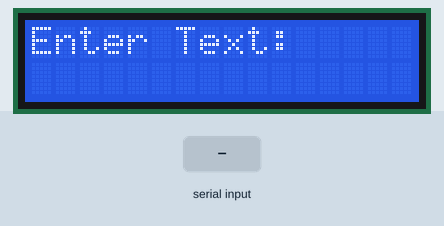
A sketch run on a simulated Arduino Uno, built with avr-gcc and run on an emulated ATmega328P. On the bench: 16×2 character LCD. The inputs (shaded band) are chosen by the test bench. What the sketch prints to the serial monitor is not drawn.

Above: at 1.2 s.
1.3 s: "1\n" received over Serial
At 2.7 s:
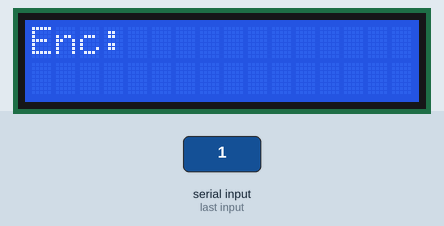
At 5.1 s:
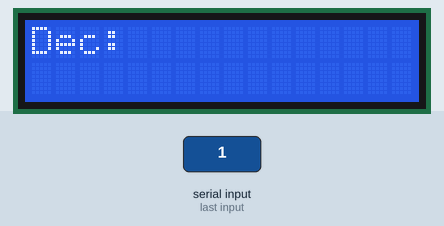
5.8 s: "0\n" received over Serial
Timing chart, 0 to 8.8 s (numbered marks = the images above; inputs shaded):
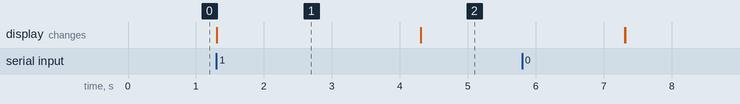

Measured:
- after the input at 1.3 s, the display: changes at once (image 1)
- what the display in image 1 shows lasts 3.0 s, from 1.3 s to 4.3 s

The sketch:

sketch.ino
```cpp
#include <LiquidCrystal.h>

LiquidCrystal lcd(10, 11, 4, 5, 6, 7);
String inputText = "";

void setup() {
  Serial.begin(9600);
  lcd.begin(16, 2);
  lcd.print("Enter Text:");
  Serial.println("Type text & press Enter:");
}

void loop() {
  if (Serial.available() > 0) {
    char c = Serial.read();

    // Accept A-Z and a-z
    if ((c >= 'A' && c <= 'Z') || (c >= 'a' && c <= 'z')) {
      inputText += c;
      lcd.setCursor(0, 1);
      lcd.print(inputText);
    }

    if (c == '\n') {
      String encrypted = "";
      for (int i = 0; i < inputText.length(); i++) {
        char ch = inputText[i];
        if (ch >= 'A' && ch <= 'Z') {
          encrypted += char((ch - 'A' + 3) % 26 + 'A'); // uppercase
        } else {
          encrypted += char((ch - 'a' + 3) % 26 + 'a'); // lowercase
        }
      }

      // Show Encrypted
      lcd.clear();
      lcd.print("Enc:" + encrypted);
      Serial.println("Encrypted: " + encrypted);
      delay(3000);

      // Decrypt
      String decrypted = "";
      for (int i = 0; i < encrypted.length(); i++) {
        char ch = encrypted[i];
        if (ch >= 'A' && ch <= 'Z') {
          decrypted += char((ch - 'A' + 23) % 26 + 'A'); // uppercase
        } else {
          decrypted += char((ch - 'a' + 23) % 26 + 'a'); // lowercase
        }
      }

      // Show Decrypted
      lcd.clear();
      lcd.print("Dec:" + decrypted);
      Serial.println("Decrypted: " + decrypted);
      delay(3000);

      // Reset
      inputText = "";
      lcd.clear();
      lcd.print("Enter Text:");
    }
  }
}
```
